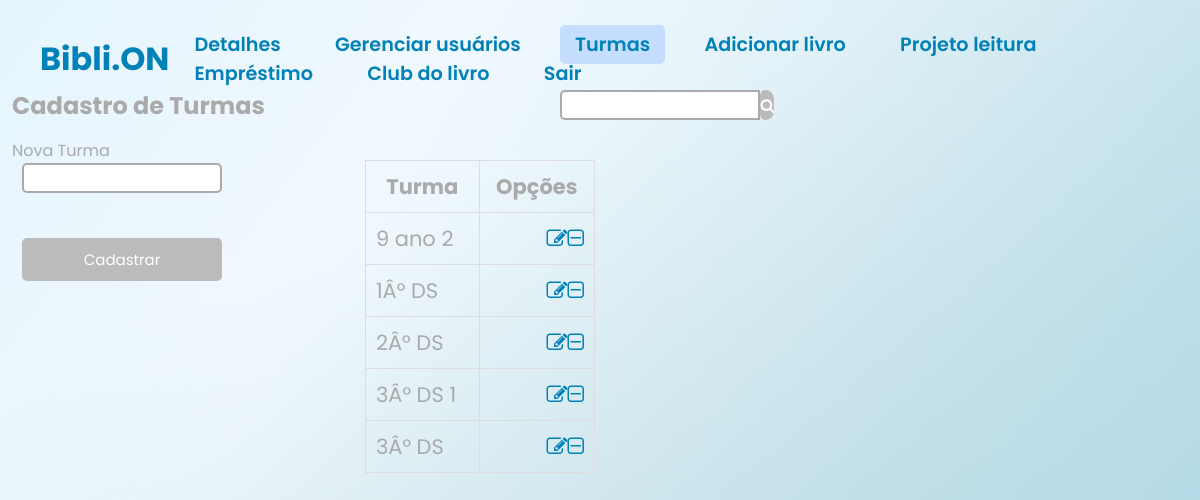
Page /biblion/biblion/asmdaoksdokasmdas/adm/turmas.php on the committed database.
### tables this page shows
CREATE TABLE IF NOT EXISTS `turmas` (
`id` int(11) NOT NULL,
  `turma` varchar(255) NOT NULL
);

### biblion/biblion/asmdaoksdokasmdas/adm/turmas.php (the view, shortened to what this page needs)
<!DOCTYPE html>
<html>
<head>
    <link rel="stylesheet" type="text/css" href="../css/menuad.css">
    <link rel="stylesheet" href="https://stackpath.bootstrapcdn.com/font-awesome/4.7.0/css/font-awesome.min.css">
</head>
<body>
    <header>
        <nav class="navigation">
            <div>
                <h3>Bibli.ON</h3></a>
            </div>
            <div>
                <a href="menuadm.php">Detalhes</a>
                <a href="gerenciar.php">Gerenciar usuários</a>
                <a style="background-color: #c5deff;" href="turmas.php">Turmas</a>
                <a href="addlivro.php">Adicionar livro</a>
                <a href="projetolei.php">Projeto leitura</a>
                <a href="reservas.php">Empréstimo</a>
                <a href="clublivro.php">Club do livro</a>
                <a href="logout.php">Sair</a>
            </div>
        </nav>
    </header>
    <div id="adicionar-livro-secao" class="addlivro">
        <div class="container1">
        <h2>Cadastro de Turmas</h2>
        <form method="POST" action="turmas.php">
            <label for="novaTurma">Nova Turma</label><br>
            <input class='in' type="text" name="novaTurma" id="novaTurma" required><br><br>
            <button class="lin" type="submit" name="cadastrarTurma">Cadastrar</button>
        </form>
        </div>
        <div class="container2">
            <form class="bun" method="GET" action="<?php echo $_SERVER["PHP_SELF"]; ?>">
              <input class="bun1" type="text" name="search" id="search" class="search-input">
              <button class="bun2" type="submit" class="search-button"><i class="fa fa-search" aria-hidden="true"></i></button>
            </form>
            <table>
            <thead>
                <th>Turma</th>
                <th>Opções</th>
            </thead>
            <tbody>
            <?php
              $servername = "localhost";
              $username = "root";
              $password = "root";
              $dbname = "biblioteca";
              $conn = new mysqli($servername, $username, $password, $dbname);
              $search = isset($_GET['search']) ? $_GET['search'] : '';
              $sql = "SELECT * FROM turmas WHERE turma LIKE '%$search%'";
              $result = $conn->query($sql);
              if ($result->num_rows > 0) {
                while ($row = $result->fetch_assoc()) {
                        echo "<tr>";
                        echo "<td>" . $row["turma"] . "</td>";
                        echo "<td class='options'><a class='fa fa-pencil-square-o ininn' href='detalhesturma.php?id=" . $row["id"] . "'></a>";
                        echo "<a id='delete-button' class='fa fa-minus-square-o ininn' href='apagar5.php?id=" . $row["id"] . "'></a></td>";
                        echo "</tr>";
                    }
                } else {
                echo "<tr><td colspan='6'>Nenhum livro encontrado.</td></tr>";
                }
                ?>
            </tbody>
            </table>
        </div>
    </div>
</body>
</html>

### biblion/biblion/asmdaoksdokasmdas/css/menuad.css (style rules this page uses)
body { background: linear-gradient(300deg, rgb(177, 218, 232), rgba(255,0,0,0) 70.71%), linear-gradient(127deg, rgba(223, 242, 252, 0.8), rgba(0,255,0,0) 70.71%), linear-gradient(336deg, rgb(180, 208, 212), rgba(0,0,255,0) 70.71%); min-height: 100vh; min-height: 100vh; background-repeat: no-repeat; display: flex; justify-content: center; align-items: center; }
* { margin: 0; padding: 0; box-sizing: border-box; font-family: 'Poppins', sans-serif; }
header { position: absolute; top: 0; left: 0; width: 100%; padding: 30px 40px; z-index: 100; }
.navigation a { text-decoration: none; color: #0081B8; padding: 6px 15px; border-radius: 5px; margin: 0 10px; font-weight: 600; font-size: larger; transition: all 0.5s ease; }
.navigation h3 { font-size: 2em; color: #0081B8; pointer-events: none; }
nav { display: flex; align-items: center; justify-content: space-between; }
.container1 { padding-right: 100px; }
h2 { color:#aaa; text-align: left; margin-bottom: 15px; margin-top: 8px; }
.in { display: block; border: 2px solid #aaa; width: 200px; height: 30px; margin-left: 10px; margin-right: 10px; border-radius: 5px; transition: 0.3s; }
.lin { float: left; position: relative; bottom: 5px; font-size: 15px; width: 200px; padding: 10px 15px; background-color: #bbb; color: #fff; border-radius: 5px; margin-left: 10px; border: none; transition: 0.3s; }
.ininn { text-decoration: none; color: #0081B8; }
label { color: #aaa; }
.addlivro { display: flex; justify-content: left; height: 80vh; width: 98%; align-items: stretch; }
table { border-collapse: collapse; }
td, th { padding: 10px; color: #aaa; font-size: 21px; border: 1px solid #ddd; }
td.options { text-align: right; }
.bun { margin-top: 10px; margin-bottom: 40px; display: flex; align-items: center; margin-left: 85%; }
.bun1 { border: 2px solid #aaa; width: 200px; height: 30px; border-radius: 5px 0px 0px 5px; }
.bun2 { font-size: 15px; height: 30px; width: 30px; background-color: #bbb; color: #fff; border-radius: 10px 15px 15px 10px; border: none; transition: 0.3s; }
.container2 { display: flex; flex-direction: column; }

### rows in the picture
turmas: turma "9 ano 2"
turmas: turma "1Â° DS"
turmas: turma "2Â° DS"
turmas: turma "3Â° DS 1"
turmas: turma "3Â° DS"
